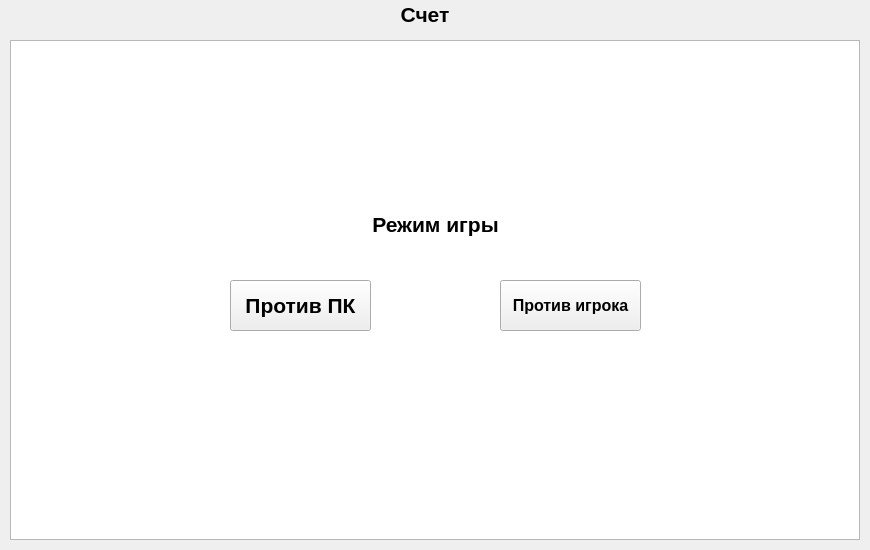
<?xml version="1.0" encoding="UTF-8"?>
<ui version="4.0">
 <class>MainWindow</class>
 <widget class="QMainWindow" name="MainWindow">
  <property name="geometry">
   <rect>
    <x>0</x>
    <y>0</y>
    <width>870</width>
    <height>550</height>
   </rect>
  </property>
  <property name="minimumSize">
   <size>
    <width>870</width>
    <height>550</height>
   </size>
  </property>
  <property name="maximumSize">
   <size>
    <width>870</width>
    <height>550</height>
   </size>
  </property>
  <property name="windowTitle">
   <string>MainWindow</string>
  </property>
  <widget class="QWidget" name="centralWidget">
   <widget class="QGraphicsView" name="graphicsView">
    <property name="geometry">
     <rect>
      <x>10</x>
      <y>40</y>
      <width>850</width>
      <height>500</height>
     </rect>
    </property>
    <property name="minimumSize">
     <size>
      <width>850</width>
      <height>500</height>
     </size>
    </property>
    <property name="maximumSize">
     <size>
      <width>850</width>
      <height>500</height>
     </size>
    </property>
    <property name="acceptDrops">
     <bool>true</bool>
    </property>
    <property name="interactive">
     <bool>true</bool>
    </property>
    <property name="sceneRect">
     <rectf>
      <x>0.000000000000000</x>
      <y>0.000000000000000</y>
      <width>0.000000000000000</width>
      <height>0.000000000000000</height>
     </rectf>
    </property>
   </widget>
   <widget class="QLabel" name="label">
    <property name="geometry">
     <rect>
      <x>370</x>
      <y>0</y>
      <width>110</width>
      <height>30</height>
     </rect>
    </property>
    <property name="text">
     <string>&lt;html&gt;&lt;head/&gt;&lt;body&gt;&lt;p align=&quot;center&quot;&gt;&lt;span style=&quot; font-size:16pt; font-weight:600;&quot;&gt;Счет&lt;/span&gt;&lt;/p&gt;&lt;/body&gt;&lt;/html&gt;</string>
    </property>
    <property name="alignment">
     <set>Qt::AlignCenter</set>
    </property>
   </widget>
   <widget class="QLabel" name="label_3">
    <property name="geometry">
     <rect>
      <x>310</x>
      <y>0</y>
      <width>51</width>
      <height>31</height>
     </rect>
    </property>
    <property name="font">
     <font>
      <pointsize>16</pointsize>
      <weight>75</weight>
      <bold>true</bold>
     </font>
    </property>
    <property name="text">
     <string>&lt;html&gt;&lt;head/&gt;&lt;body&gt;&lt;p align=&quot;center&quot;&gt;&lt;span style=&quot; font-size:16pt;&quot;&gt;&lt;/span&gt;&lt;/p&gt;&lt;/body&gt;&lt;/html&gt;</string>
    </property>
    <property name="alignment">
     <set>Qt::AlignCenter</set>
    </property>
   </widget>
   <widget class="QLabel" name="label_4">
    <property name="geometry">
     <rect>
      <x>490</x>
      <y>0</y>
      <width>51</width>
      <height>31</height>
     </rect>
    </property>
    <property name="font">
     <font>
      <pointsize>16</pointsize>
      <weight>75</weight>
      <bold>true</bold>
     </font>
    </property>
    <property name="text">
     <string>&lt;html&gt;&lt;head/&gt;&lt;body&gt;&lt;p align=&quot;center&quot;&gt;&lt;span style=&quot; font-size:16pt;&quot;&gt;&lt;/span&gt;&lt;/p&gt;&lt;/body&gt;&lt;/html&gt;</string>
    </property>
    <property name="alignment">
     <set>Qt::AlignCenter</set>
    </property>
   </widget>
   <widget class="QPushButton" name="pushButton">
    <property name="geometry">
     <rect>
      <x>230</x>
      <y>280</y>
      <width>141</width>
      <height>51</height>
     </rect>
    </property>
    <property name="font">
     <font>
      <pointsize>16</pointsize>
      <weight>75</weight>
      <bold>true</bold>
     </font>
    </property>
    <property name="text">
     <string>Против ПК</string>
    </property>
   </widget>
   <widget class="QPushButton" name="pushButton_2">
    <property name="geometry">
     <rect>
      <x>500</x>
      <y>280</y>
      <width>141</width>
      <height>51</height>
     </rect>
    </property>
    <property name="font">
     <font>
      <pointsize>12</pointsize>
      <weight>75</weight>
      <bold>true</bold>
     </font>
    </property>
    <property name="text">
     <string>Против игрока</string>
    </property>
   </widget>
   <widget class="QLabel" name="label_2">
    <property name="geometry">
     <rect>
      <x>360</x>
      <y>210</y>
      <width>151</width>
      <height>30</height>
     </rect>
    </property>
    <property name="font">
     <font>
      <pointsize>16</pointsize>
     </font>
    </property>
    <property name="text">
     <string>&lt;html&gt;&lt;head/&gt;&lt;body&gt;&lt;p&gt;&lt;span style=&quot; font-size:16pt; font-weight:600;&quot;&gt;Режим игры&lt;/span&gt;&lt;/p&gt;&lt;/body&gt;&lt;/html&gt;</string>
    </property>
    <property name="alignment">
     <set>Qt::AlignCenter</set>
    </property>
   </widget>
  </widget>
 </widget>
 <layoutdefault spacing="6" margin="11"/>
 <tabstops>
  <tabstop>graphicsView</tabstop>
 </tabstops>
 <resources/>
 <connections/>
</ui>
